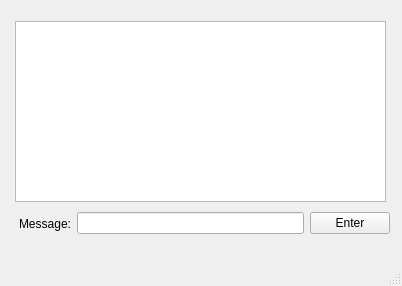
<?xml version="1.0" encoding="UTF-8"?>
<ui version="4.0">
 <class>UserWindow</class>
 <widget class="QMainWindow" name="UserWindow">
  <property name="geometry">
   <rect>
    <x>0</x>
    <y>0</y>
    <width>402</width>
    <height>286</height>
   </rect>
  </property>
  <property name="windowTitle">
   <string>USERRRR</string>
  </property>
  <widget class="QWidget" name="centralwidget">
   <widget class="QListWidget" name="messages">
    <property name="geometry">
     <rect>
      <x>15</x>
      <y>21</y>
      <width>371</width>
      <height>181</height>
     </rect>
    </property>
   </widget>
   <widget class="QWidget" name="horizontalLayoutWidget">
    <property name="geometry">
     <rect>
      <x>19</x>
      <y>209</y>
      <width>371</width>
      <height>29</height>
     </rect>
    </property>
    <layout class="QHBoxLayout" name="horizontalLayout">
     <item>
      <widget class="QLabel" name="label">
       <property name="text">
        <string>Message:</string>
       </property>
      </widget>
     </item>
     <item>
      <widget class="QLineEdit" name="message"/>
     </item>
     <item>
      <widget class="QPushButton" name="enter">
       <property name="text">
        <string>Enter</string>
       </property>
      </widget>
     </item>
    </layout>
   </widget>
  </widget>
  <widget class="QMenuBar" name="menubar">
   <property name="geometry">
    <rect>
     <x>0</x>
     <y>0</y>
     <width>402</width>
     <height>25</height>
    </rect>
   </property>
  </widget>
  <widget class="QStatusBar" name="statusbar"/>
 </widget>
 <resources/>
 <connections/>
</ui>
